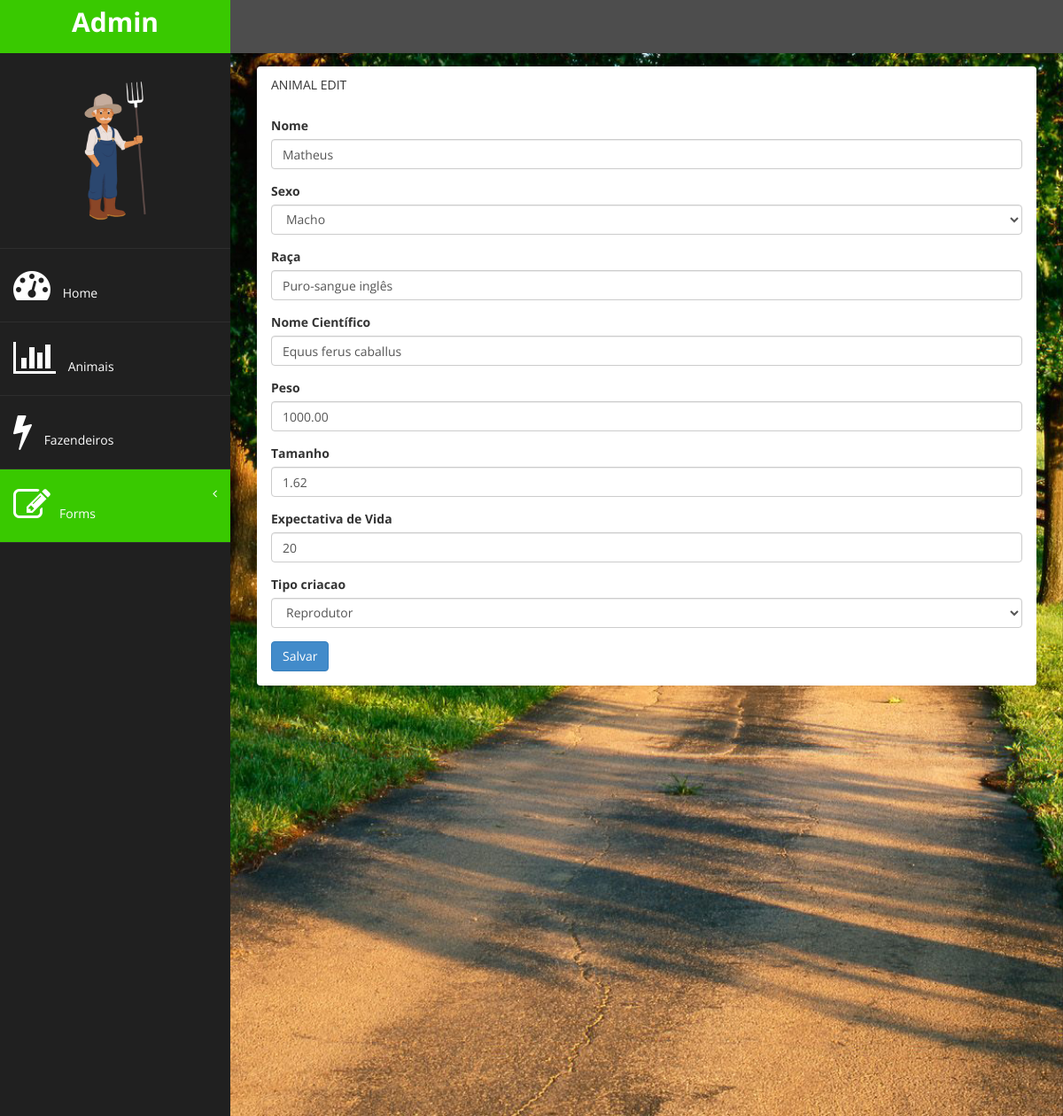
The app's page /gestao/animais/1/edit/, older data.
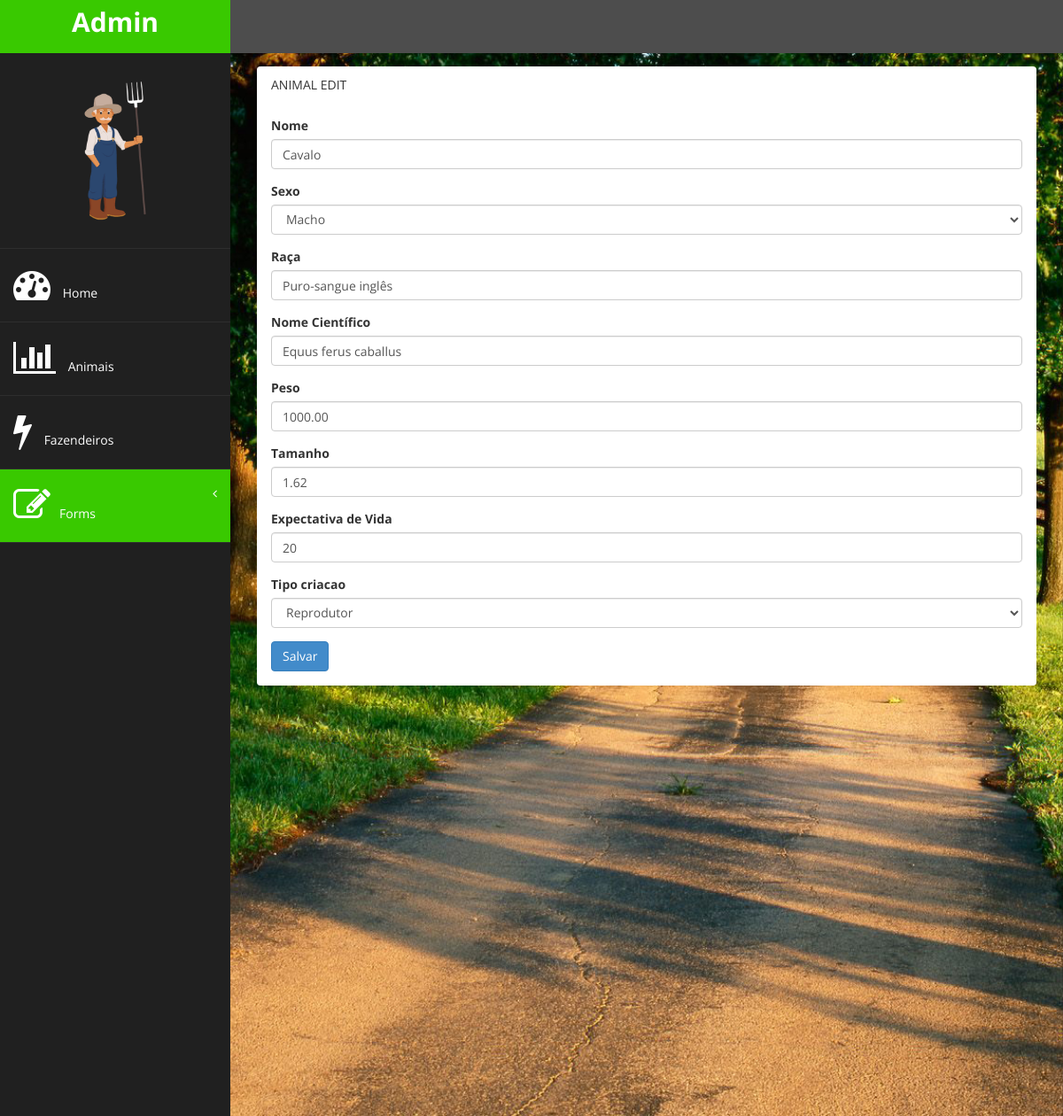
The same page, newer data.
### gestao/models.py (models this page shows)
class Animal(models.Model):
      nome = models.CharField(max_length=20)
      sexo = models.CharField(max_length=1, choices=[('M','Macho'),('F','Fêmea')])
      raca = models.CharField(max_length=20, verbose_name='Raça')
      cientifico = models.CharField(max_length=20, verbose_name='Nome Científico')
      peso = models.DecimalField(max_digits=6, decimal_places=2)
      tamanho = models.DecimalField(max_digits=5,decimal_places=2)
      expectativa = models.IntegerField(verbose_name='Expectativa de Vida')
      tipo_criacao = models.CharField(max_length=10, choices=[('Abate','Abate'),('Reprodutor','Reprodutor')])

### gestao/views.py (the view)
# urls.py: path('animais/<int:animal_id>/edit/', views.animal_edit),
def animal_edit(request, animal_id):
      if request.method == 'POST':
            animal = Animal.objects.get(pk=animal_id)
            form = AnimalForm(request.POST, instance=animal)
            if form.is_valid():
                  form.save()
                  return redirect('/gestao/animais/')
            else:
                  return render(request, 'animal/edit.html', {'form':form, 'animal_id':animal_id})
      else:
            animal = Animal.objects.get(pk=animal_id)
            form = AnimalForm(instance=animal)
            return render(request, 'animal/edit.html', {'form':form, 'animal_id':animal_id})

### gestao/forms.py
class AnimalForm(ModelForm):
      class Meta:
            model = Animal
            fields = ('__all__')
            widgets = {
                  'nome':TextInput(attrs={'class':'form-control'}),
                  'sexo':Select(attrs={'class':'form-control'}),
                  'raca':TextInput(attrs={'class':'form-control'}),
                  'cientifico':TextInput(attrs={'class':'form-control'}),
                  'peso':NumberInput(attrs={'class':'form-control'}),
                  'tamanho':NumberInput(attrs={'class':'form-control'}),
                  'expectativa':NumberInput(attrs={'class':'form-control'}),
                  'tipo_criacao':Select(attrs={'class':'form-control'})
            }

### gestao/templates/animal/edit.html (shortened to what this page needs)
{% extends 'base.html' %} {% block active-form %} active-menu {% endblock %} {% block conteudo %}
<div class="row">
      <div class="col-md-12">
            <section class="panel">
                  <header class="panel-heading nome-form">
                        Animal Edit
                  </header>
                  <div class="panel-body">
                        <form role="form" action="/gestao/animais/{{animal_id}}/edit/" method="POST">
                              {% for c in form %} {% csrf_token %}
                              <div class="form-group">
                                    <label for="{{c.id_for_label}}">{{c.label}}</label>
                                    <div>
                                          {{c}}
                                    </div>
                              </div>
                              {% endfor %}
                              <button type="submit" class="btn btn-primary">Salvar</button>
                        </form>
                  </div>
            </section>
      </div>
</div>
{% endblock %}

Row changes from the older to the newer data that the page shows:
changed Animal "Macho": nome "Matheus" → "Cavalo"
